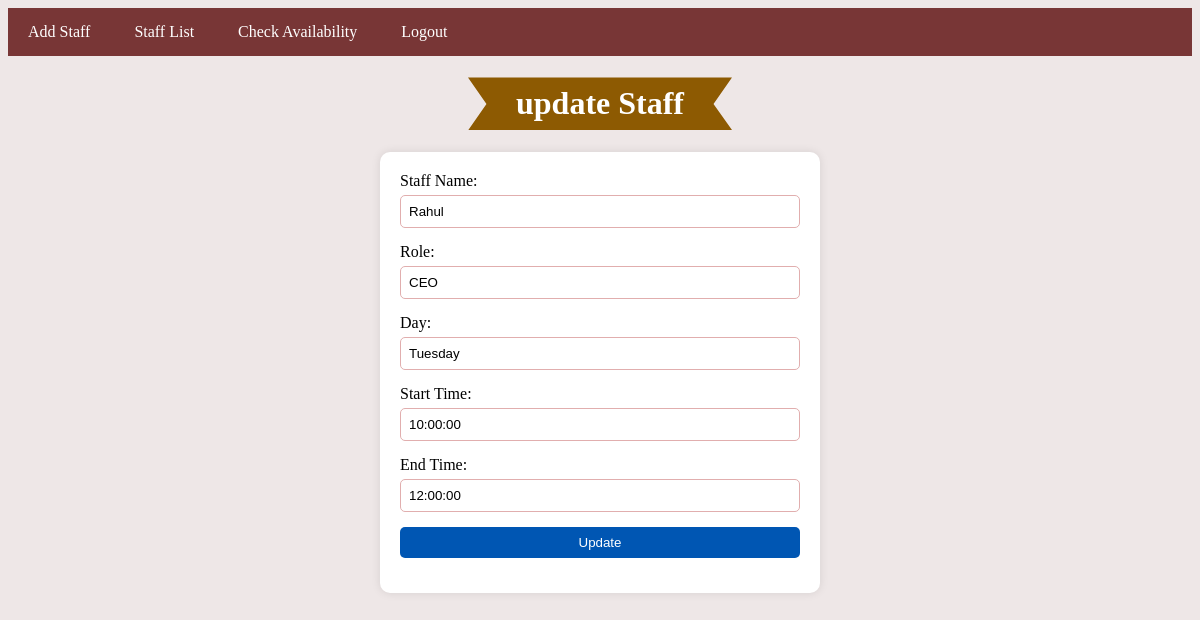
Screenshot of /update.php?id=29 (signed in) with the database file from the repository.
### tables this page shows
CREATE TABLE `staff_availability` (
  `id` int(11) NOT NULL,
  `name` varchar(255) NOT NULL,
  `role` varchar(255) NOT NULL,
  `day` varchar(255) NOT NULL,
  `start_time` time NOT NULL,
  `end_time` time NOT NULL
);

### update.php (the view, shortened to what this page needs)
<!DOCTYPE html>
<html lang="en">
<head>
    <link rel="stylesheet" href="style.css">
</head>
<body>
<nav>
    <a href="add.php">Add Staff</a>
    <a href="display.php">Staff List</a>
    <a href="check.php">Check Availability</a>
    <a href="home.php?logout=true">Logout</a>
</nav>
<h1><span>update Staff</span></h1>
<?php
include 'connection.php';
if(isset($_GET['id'])) {
    $id = $_GET['id'];
    $showquery = "SELECT * FROM staff_availability WHERE id=$id";
    $showdata = mysqli_query($con, $showquery);
    if($showdata && mysqli_num_rows($showdata) > 0) {
        $arrdata = mysqli_fetch_array($showdata);
    } else {
        echo "<script>alert('No data found for the given ID');</script>";
    }
}
?>
<form action="" method="POST">
    <label for="name">Staff Name:</label>
    <input type="text" name="name" value="<?php echo isset($arrdata['name']) ? $arrdata['name'] : ''; ?>" >
    <label for="role">Role:</label>
    <input type="text" name="role" value="<?php echo isset($arrdata['role']) ? $arrdata['role'] : ''; ?>">
    <label for="day">Day:</label>
    <input type="text" name="day" value="<?php echo isset($arrdata['day']) ? $arrdata['day'] : ''; ?>">
    <label for="start_time">Start Time:</label>
    <input type="text" name="start_time" value="<?php echo isset($arrdata['start_time']) ? $arrdata['start_time'] : ''; ?>">
    <label for="end_time">End Time:</label>
    <input type="text" name="end_time" value="<?php echo isset($arrdata['end_time']) ? $arrdata['end_time'] : ''; ?>">
    <input type="submit" name="submit" value="Update">
</form>
</body>
</html>

### style.css (style rules this page uses)
nav { background-color: #580505c7; padding: 15px 0; text-align: left; }
nav a { color: white; text-decoration: none; margin: 0 20px; transition: color 0.3s; }
h1 span { background: rgb(141, 90, 2); color: #fff; display: inline-block; padding: .5rem 3rem; clip-path: polygon(100% 0, 93% 50%, 100% 99%, 0% 100%, 7% 50%, 0% 0%); }
h1 { text-align: center; }
form { max-width: 400px; margin: 0 auto; border-radius: 10px; background-color: white; padding: 20px; box-shadow: 0px 0px 10px rgba(0, 0, 0, 0.1); color: black; }
form label { display: block; margin-bottom: 5px; }
form input[type="text"], form input[type="password"], form input[type="submit"], form button { width: 100%; padding: 8px; margin-bottom: 15px; box-sizing: border-box; border: 1px solid #e1aeae; border-radius: 5px; }
form input[type="submit"], form button { background-color: #0056b3; color: white; border: none; cursor: pointer; }
a { text-decoration: none; color: blue; }
body { background-color: rgba(201, 177, 177, 0.306); color: #ffffff; }

### rows the page displays
staff_availability: name "Rahul", role "CEO", day "Tuesday", start_time "10:00:00", end_time "12:00:00"
